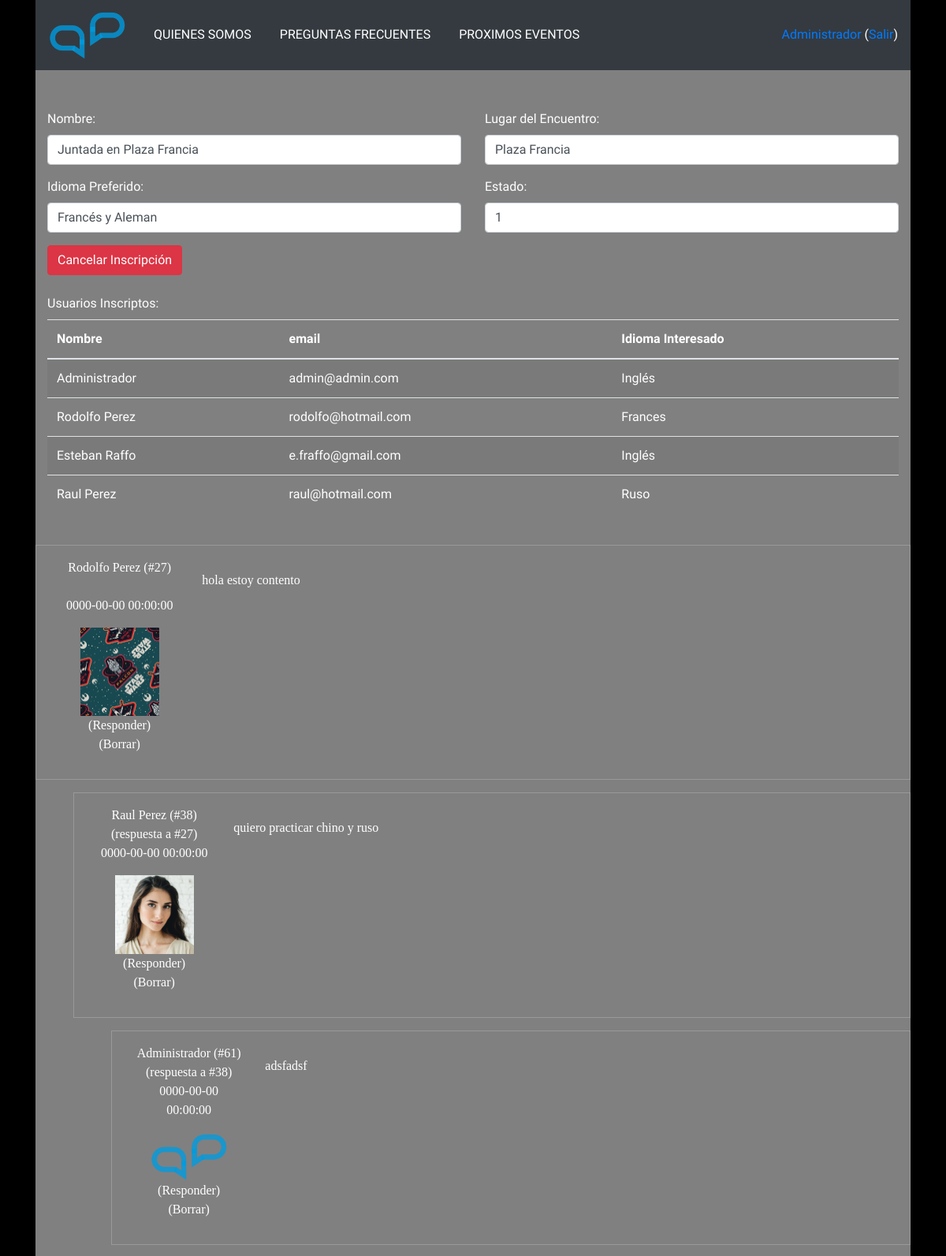
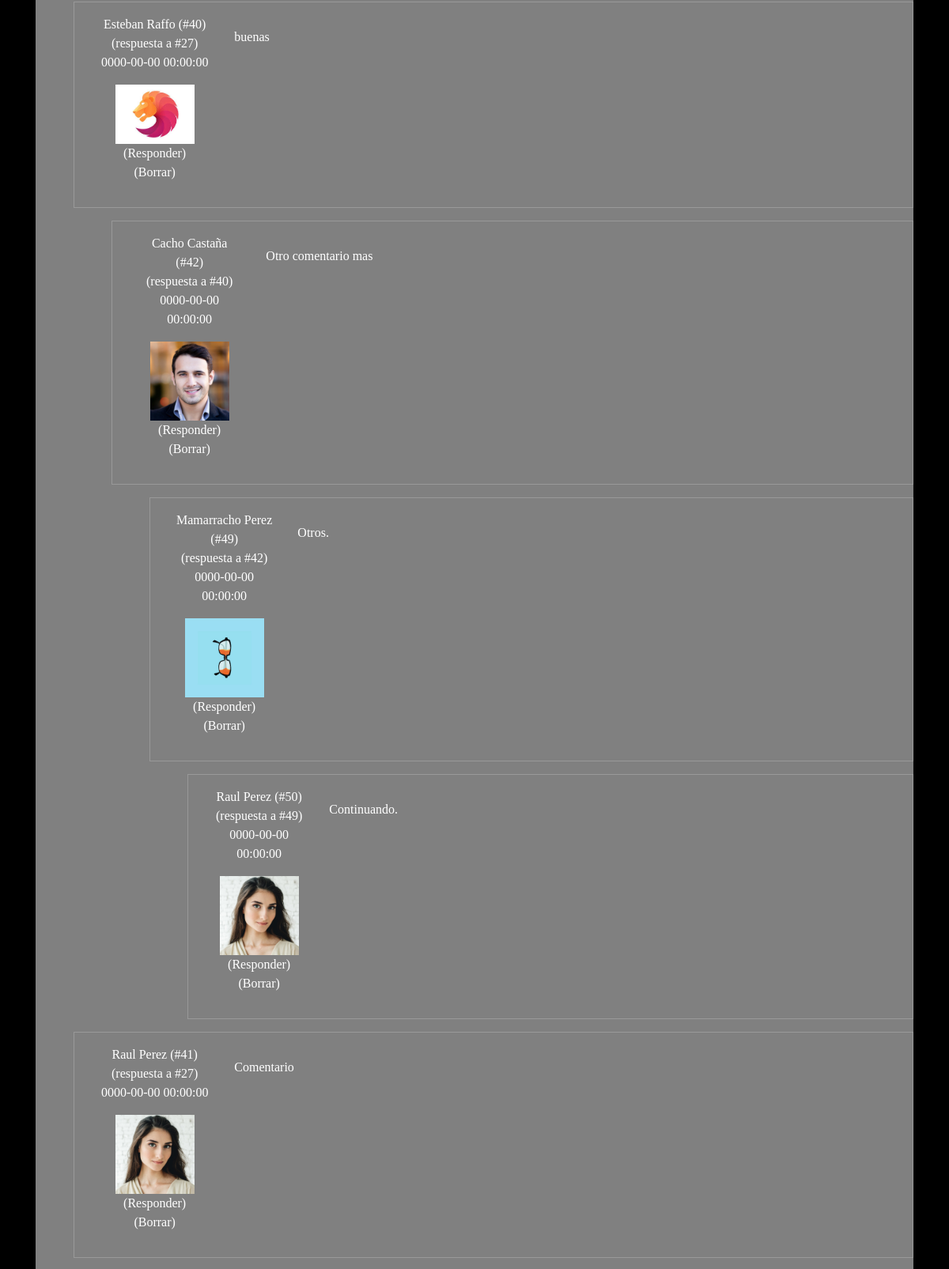
/EventoDetalle.php?id=1 (signed in, upper part), run on the app's committed database (2 pictures, top to bottom).
### tables this page shows
CREATE TABLE `users` (
  `id` int(10) NOT NULL AUTO_INCREMENT,
  `name` varchar(255) NOT NULL,
  `email` varchar(190) NOT NULL,
  `password` varchar(255) NOT NULL,
  `age` int(10) NOT NULL,
  `telephone` varchar(255) NOT NULL,
  `country` varchar(255) NOT NULL,
  `website` varchar(100) NOT NULL,
  `message` varchar(100) DEFAULT NULL,
  `sex` varchar(100) NOT NULL,
  `language` varchar(100) NOT NULL,
  `role_id` int(11) DEFAULT NULL,
  `created_at` timestamp NULL DEFAULT NULL,
  `updated_at` timestamp NULL DEFAULT NULL,
  `photo` varchar(255) DEFAULT NULL,
  PRIMARY KEY (`id`),
  UNIQUE KEY `users_email_unique` (`email`)
);

CREATE TABLE `events` (
  `id` int(10) NOT NULL AUTO_INCREMENT,
  `name` varchar(190) NOT NULL,
  `site` varchar(500) NOT NULL,
  `language` varchar(100) NOT NULL,
  `status_id` int(11) DEFAULT NULL,
  `created_at` timestamp NULL DEFAULT NULL,
  `updated_at` timestamp NULL DEFAULT NULL,
  PRIMARY KEY (`id`),
  UNIQUE KEY `event_name_unique` (`name`)
);

CREATE TABLE `inscriptions` (
  `id` int(10) NOT NULL AUTO_INCREMENT,
  `user_id` int(10) NOT NULL,
  `event_id` int(10) NOT NULL,
  `created_at` timestamp NULL DEFAULT NULL,
  `updated_at` timestamp NULL DEFAULT NULL,
  PRIMARY KEY (`id`),
  KEY `user_event_user_id_foreign` (`user_id`),
  KEY `user_event_event_id_foreign` (`event_id`),
  CONSTRAINT `user_event_event_id_foreign` FOREIGN KEY (`event_id`) REFERENCES `events` (`id`),
  CONSTRAINT `user_event_user_id_foreign` FOREIGN KEY (`user_id`) REFERENCES `users` (`id`)
);

CREATE TABLE `comments` (
  `id` int(11) NOT NULL AUTO_INCREMENT,
  `parent_id` int(11) NOT NULL,
  `event_id` int(11) NOT NULL,
  `user_id` int(11) NOT NULL,
  `comment` varchar(500) NOT NULL,
  `timestamp` datetime NOT NULL,
  PRIMARY KEY (`id`)
);

### EventoDetalle.php (the view, shortened to what the rows shown need)
<?php
  require_once("funciones.php");
    $Evento = traerEventoPorId($_GET['id']);
    $usuariosInscriptos = Inscripciones::ObtenerTodas($Evento->getId());
    $comentariosDelEvento = Comentarios::ObtenerTodos($Evento->getId());
    $nuevo = null;
  if(isset($_POST)) {
      $nuevo = isset($_GET['Nuevo']) ? $_GET['Nuevo'] : '';
	}
?>
<?php $TituloPagina = "Detalles del Evento"; include 'header.php'; ?>
<div class="data-form">
	<div class="row">
		<div class="col-sm">
			<div class="form-group">
				<label class="control-label">Nombre:</label>
				<input type="text" class="form-control" name="" value="<?=$Evento->getName()?>">
			</div>
		</div>
		<div class="col-sm">
			<div class="form-group">
				<label class="control-label">Lugar del Encuentro:</label>
				<input class="form-control" type="text" name="" value="<?=$Evento->getSite()?>">
      </div>
		</div>
  </div>
	<div class="row">
		<div class="col-sm">
			<div class="form-group">
				<label class="control-label">Idioma Preferido:</label>
				<input class="form-control" type="text" name="" value="<?=$Evento->getLanguage()?>">
      </div>
		</div>
		<div class="col-sm">
			<div class="form-group">
				<label class="control-label">Estado:</label>
				<input class="form-control" type="text" name="" value="<?=$Evento->getStatus()?>">
      </div>
		</div>
  </div>
</div>
<br><br>
<div class="row">
  <div class="col-sm">
    <?php if($usuariosInscriptos): ?>
      <table class="table table-striped table-hover">
        <thead>
          <tr>
            <th>Nombre</th>
            <th>email</th>
            <th>Idioma Interesado</th>
          </tr>
        </thead>
        <tbody>
          <?php foreach($usuariosInscriptos as $unaInscripcion): ?>
            <?php $unUsuario = traerUsuarioPorId($unaInscripcion->getUserId());?>
            <tr>
              <td><a href=usuarioDetalle.php?id=<?=$unUsuario->getId() ?> class='nombreUsuario'><?=$unUsuario->getName();?></a></td>
              <td><?=$unUsuario->getEmail();?></td>
              <td><?=$unUsuario->getLanguage();?></td>
            </tr>
          <?php endforeach; ?>
        </tbody>
      </table>
      <br>
    <?php else: ?>
      <label> No hay usuarios inscriptos en este evento</label>
      <br>
    <?php endif; ?>
  </div>
</div>
<?php if($comentariosDelEvento):  ?>
  <div class="table table-striped table-hover">
    <?php
      $pila = [];
      $actual = 0;
     while(count($comentariosDelEvento)) {
       if($pila) {
         $encontrado = false;
         for($x=0; $x<count($comentariosDelEvento) && !$encontrado; $x++) {
           if($comentariosDelEvento[$x]->getParentId() == end($pila)) {
             $actual = $x;
             $encontrado = true;
           }
         }
         if(!$encontrado) {
           array_pop($pila);
           $actual = 0;
           continue;
         }
       } else {
         $encontrado = false;
         for($x=$actual; $x<count($comentariosDelEvento) && !$encontrado; $x++) {
           if($comentariosDelEvento[$x]->getParentId() == 0) {
             $actual = $x;
             $encontrado = true;
           }
         }
       }
       array_push($pila, $comentariosDelEvento[$actual]->getId());
       $unComentario = $comentariosDelEvento[$actual];
       array_splice($comentariosDelEvento, $actual, 1);
       $enRespuestaA = $unComentario->getParentId() ? ' (respuesta a #' . $unComentario->getParentId() . ")" : "";
         $anidado = $unComentario->getParentId() == 0 ? '' : 'anidado'; ?>
         <ul class="<?=$anidado ?> <?=$nuevo==$unComentario->getId() ? 'nuevo' : ''?>" id=Comentario<?=$unComentario->getId() ?>>
           <div class='comment row'>
             <div class="col-sm-2 centrar">
               <p>
                 <a href=usuarioDetalle.php?id=<?=$unComentario->getUserId() ?> class='nombreUsuario'><?=$unComentario->getUserName();?></a>
                 (#<?=$unComentario->GetId() ?>)
                 <br>
                 <?= $enRespuestaA ?>
                 <br>
                 <?=$unComentario->timestamp ?>
               </p>
               <img src='<?= file_exists($userPictures . $unComentario->getUserPhoto()) ? $userPictures . $unComentario->getUserPhoto() : $userPictures . 'profile.jpg' ?>' width=100px>
               <p>
                 <a href=#
                  class="nombreUsuario"
                  data-toggle="collapse"
                  data-target="#Respuesta<?=$unComentario->GetId()?>"
                  role="button"
                  aria-expanded="false"
                  aria-controls="Respuesta<?=$unComentario->GetId()?>">
                  (Responder)
                 </a>
                 <?php if($unComentario->getUserId() == $usuario->getId() || $usuario->isAdmin()): ?>
                   <br><a href=deleteComment.php?id_comment=<?=$unComentario->GetId() ?>&id_event=<?=$_GET['id']?> class='links-comentario'>(Borrar)</a>
                 <?php endif; ?>
               </p>
              </div>
             <div class="col-sm">
             <p class="links-comentario"><?=$unComentario->getComment();?></p>
           </div>
           <?php
           for($x=0; $x<count($pila); $x++) {
             echo "</ul>";
           }
           ?>
         </div>
         <div>
           <ul>
           <?php
           for($x=0; $x<count($pila)-1; $x++) {
             echo "<ul class=" . $anidado . ">";
           }
           ?>
      <?php
    } ?>
  </div>
  <br><br>
<?php endif; ?>
<?php if($Evento->EstaInscripto($usuario->getId())): ?>
  <br>
<?php endif; ?>
<?php include 'footer.php' ?>

### header.php (shortened to what the rows shown need)
<?php require_once("funciones.php"); ?>
<!DOCTYPE html>
<html>
  <head>
    <link rel="stylesheet" href="css/styles.css">
  </head>
  <body>
    <div class="container">
      <nav class="navbar navbar-expand-lg navbar-dark bg-dark">
        <div class="collapse navbar-collapse" id="navbarSupportedContent">
          <div>
            <?php if(estaLogueado()): ?>
              <a href=perfil.php><?= $usuario->getAttr('name') ?> </a>
              (<a href=logout.php>Salir</a>)
            <?php else: ?>
              <a href=registracion.php><ion-icon name="person"></ion-icon>Registrar</a>
              <a href=login.php><ion-icon name="log-in"></ion-icon> Ingresar</a>
            <?php endif;?>
          </div>
        </div>
      </nav>
      <div class="row">
        <div class="col-sm cuerpo color-cuerpo">

### data on the page
users: name "Administrador"
events: name "Juntada en Plaza Francia", site "Plaza Francia", language "Francés y Aleman", status "1"
inscriptions: user.name "Administrador", user.email "admin@admin.com", user.language "Inglés"
inscriptions: user.name "Rodolfo Perez", user.email "rodolfo@hotmail.com", user.language "Frances"
inscriptions: user.name "Esteban Raffo", user.email "e.fraffo@gmail.com", user.language "Inglés"
inscriptions: user.name "Raul Perez", user.email "raul@hotmail.com", user.language "Ruso"
comments: user.name "Rodolfo Perez", id "27", timestamp "0000-00-00 00:00:00", user.photo (picture), comment "hola estoy contento"
comments: user.name "Raul Perez", id "38", parent "(respuesta a #27)", timestamp "0000-00-00 00:00:00", user.photo (picture), comment "quiero practicar chino y ruso"
comments: user.name "Administrador", id "61", parent "(respuesta a #38)", timestamp "0000-00-00 00:00:00", user.photo (picture), comment "adsfadsf"
comments: user.name "Esteban Raffo", id "40", parent "(respuesta a #27)", timestamp "0000-00-00 00:00:00", user.photo (picture), comment "buenas"
comments: user.name "Cacho Castaña", id "42", parent "(respuesta a #40)", timestamp "0000-00-00 00:00:00", user.photo (picture), comment "Otro comentario mas"
comments: user.name "Mamarracho Perez", id "49", parent "(respuesta a #42)", timestamp "0000-00-00 00:00:00", user.photo (picture), comment "Otros."
comments: user.name "Raul Perez", id "50", parent "(respuesta a #49)", timestamp "0000-00-00 00:00:00", user.photo (picture), comment "Continuando."
comments: user.name "Raul Perez", id "41", parent "(respuesta a #27)", timestamp "0000-00-00 00:00:00", user.photo (picture), comment "Comentario"
